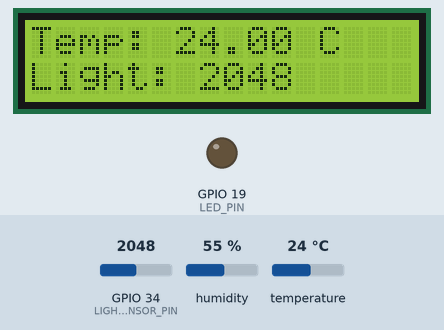
A sketch run on a simulated ESP32. On the bench: 16×2 character LCD, output pins drawn as LEDs (lit = HIGH). Inputs (shaded band) come from the test bench; at power-on: GPIO 34 (LIGHT_SENSOR_PIN) = 2048, temperature 24 °C, humidity 55 %. What the sketch prints to the serial monitor is not drawn.

Above: at 1.2 s.
1.3 s: GPIO 34 (LIGHT_SENSOR_PIN) set to 1041
At 3.4 s:
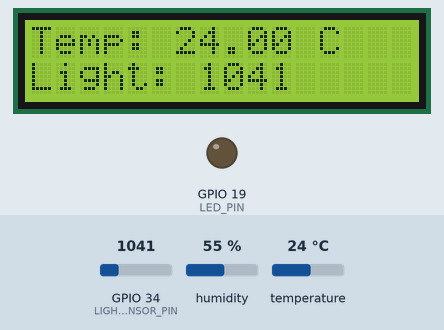
3.6 s: GPIO 34 (LIGHT_SENSOR_PIN) set to 949
At 4.4 s:
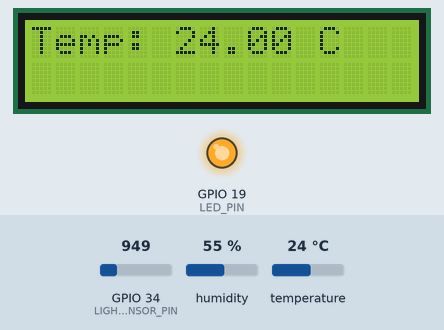
8.5 s: temperature set to 12 °C
At 11.9 s:
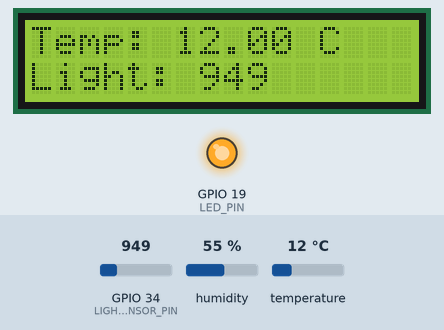
12.5 s: temperature set to 19 °C
At 15.6 s:
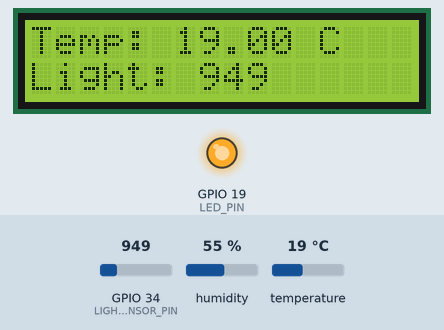
16.5 s: temperature set to 28 °C
At 19.9 s:
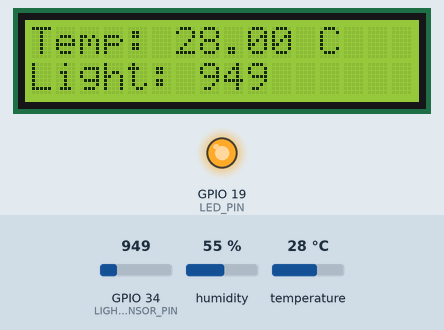
20.5 s: GPIO 34 (LIGHT_SENSOR_PIN) set to 1040
At 22.9 s:
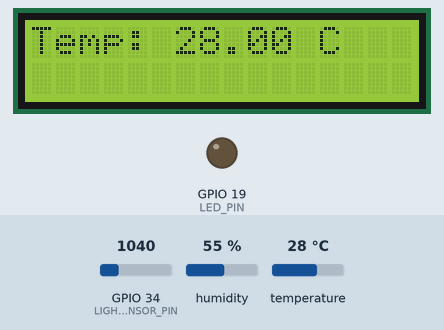
Timing chart, 0 to 24.4 s (numbered marks = the images above; inputs shaded):
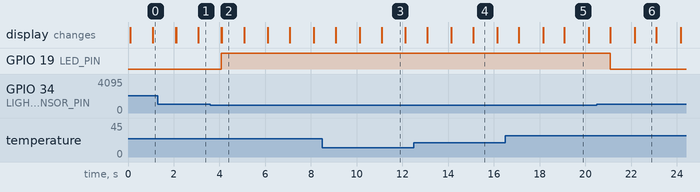

Measured:
- the behaviour switches between 1000 and 999 on GPIO 34 (LIGHT_SENSOR_PIN) (found by bisection; images 1 and 2)
- after the input at 1.3 s, the display: changes after 0.78 s (image 1)
- after the input at 3.6 s, GPIO 19 (LED_PIN): LOW → HIGH after 0.47 s; the display: first changes after 0.48 s (image 2 shows a later state)
- after the input at 8.5 s, the display: first differs from a run without the input after 1.6 s (image 3 shows a later state)
- after the input at 12.5 s, the display: first differs from a run without the input after 1.6 s (image 4 shows a later state)
- after the input at 16.5 s, the display: first differs from a run without the input after 1.6 s (image 5 shows a later state)
- after the input at 20.5 s, GPIO 19 (LED_PIN): HIGH → LOW after 0.58 s; the display: first changes after 0.59 s (image 6 shows a later state)

The sketch:

baitap_freertos_queue_bai_3.ino
```cpp
#include <Arduino.h>
#include <LiquidCrystal_I2C.h>
#include <freertos/FreeRTOS.h>
#include <freertos/task.h>
#include <freertos/queue.h>
#include <DHT.h>

LiquidCrystal_I2C lcd(0x27, 16, 2);

#if CONFIG_FREERTOS_UNICORE
#define ARDUINO_RUNNING_CORE 0
#else
#define ARDUINO_RUNNING_CORE 1
#endif

#define LED_PIN 19
#define DHTPIN 25
#define DHTTYPE DHT22
#define LIGHT_SENSOR_PIN 34 // Chân đọc giá trị cảm biến ánh sáng
#define LIGHT_THRESHOLD 1000 // Ngưỡng ánh sáng dưới mức này sẽ bật đèn

void TaskButton(void *pvParameters);
void TaskReadTemperature(void *pvParameters);
void TaskDisplayTemperature(void *pvParameters);
void TaskLightSensor(void *pvParameters);
void TaskDisplayLightLevel(void *pvParameters);

volatile bool ledToggle = false;
QueueHandle_t temperatureQueue;
QueueHandle_t lightLevelQueue;
DHT dht(DHTPIN, DHTTYPE);

void setup() {
  lcd.init();  // Khởi tạo LCD
  lcd.backlight();

  Serial.begin(115200);

  pinMode(LED_PIN, OUTPUT);
  pinMode(LIGHT_SENSOR_PIN, INPUT);

  dht.begin();

  temperatureQueue = xQueueCreate(5, sizeof(float));
  lightLevelQueue = xQueueCreate(5, sizeof(int));

  xTaskCreatePinnedToCore(
    TaskReadTemperature, // Hàm thực thi Task
    "TaskReadTemperature", // Tên Task
    2048,                // Kích thước stack
    NULL,                // Tham số truyền vào (không có)
    1,                   // Độ ưu tiên của Task
    NULL,                // Handle của Task (không cần)
    ARDUINO_RUNNING_CORE // Chạy trên core chỉ định
  );

  xTaskCreatePinnedToCore(
    TaskDisplayTemperature, // Hàm thực thi Task
    "TaskDisplayTemperature", // Tên Task
    2048,                // Kích thước stack
    NULL,                // Tham số truyền vào (không có)
    1,                   // Độ ưu tiên của Task
    NULL,                // Handle của Task (không cần)
    ARDUINO_RUNNING_CORE // Chạy trên core chỉ định
  );

  xTaskCreatePinnedToCore(
    TaskLightSensor,     // Hàm thực thi Task
    "TaskLightSensor",  // Tên Task
    2048,                // Kích thước stack
    NULL,                // Tham số truyền vào (không có)
    1,                   // Độ ưu tiên của Task
    NULL,                // Handle của Task (không cần)
    ARDUINO_RUNNING_CORE // Chạy trên core chỉ định
  );

  xTaskCreatePinnedToCore(
    TaskDisplayLightLevel, // Hàm thực thi Task
    "TaskDisplayLightLevel", // Tên Task
    2048,                // Kích thước stack
    NULL,                // Tham số truyền vào (không có)
    1,                   // Độ ưu tiên của Task
    NULL,                // Handle của Task (không cần)
    ARDUINO_RUNNING_CORE // Chạy trên core chỉ định
  );
}

void loop() {
  // Không sử dụng loop() vì các Task đã được khởi tạo ở setup()
}

void TaskReadTemperature(void *pvParameters) {
  (void) pvParameters;

  for (;;) {
    float temperature = dht.readTemperature();
    if (!isnan(temperature)) {
      if (xQueueSend(temperatureQueue, &temperature, 0) != pdTRUE) {
        Serial.println("Failed to send temperature to queue");
      } else {
        Serial.print("Temperature sent to queue: ");
        Serial.println(temperature);
      }
    } else {
      Serial.println("Failed to read from DHT sensor");
    }
    vTaskDelay(2000 / portTICK_PERIOD_MS);  // Đọc nhiệt độ mỗi 2 giây
  }
}

void TaskDisplayTemperature(void *pvParameters) {
  (void) pvParameters;
  float receivedTemperature;

  for (;;) {
    if (xQueueReceive(temperatureQueue, &receivedTemperature, portMAX_DELAY) == pdTRUE) {
      lcd.clear();
      lcd.setCursor(0, 0);
      lcd.print("Temp: ");
      lcd.print(receivedTemperature);
      lcd.print(" C");
    }
  }
}

void TaskLightSensor(void *pvParameters) {
  (void) pvParameters;

  for (;;) {
    int lightLevel = analogRead(LIGHT_SENSOR_PIN);
    Serial.print("Light level: ");
    Serial.println(lightLevel);

    if (lightLevel < LIGHT_THRESHOLD) {
      digitalWrite(LED_PIN, HIGH);  // Bật đèn khi ánh sáng dưới ngưỡng
    } else {
      digitalWrite(LED_PIN, LOW);   // Tắt đèn khi ánh sáng trên ngưỡng
    }

    if (xQueueSend(lightLevelQueue, &lightLevel, 0) != pdTRUE) {
      Serial.println("Failed to send light level to queue");
    } else {
      Serial.print("LightLevel sent to queue: ");
      Serial.println(lightLevel);
    }

    vTaskDelay(1000 / portTICK_PERIOD_MS);  // Kiểm tra mức ánh sáng mỗi 1 giây
  }
}

void TaskDisplayLightLevel(void *pvParameters) {
  (void) pvParameters;
  int receivedLightLevel;

  for (;;) {
    if (xQueueReceive(lightLevelQueue, &receivedLightLevel, portMAX_DELAY) == pdTRUE) {
      lcd.setCursor(0, 1);
      lcd.print("Light: ");
      lcd.print(receivedLightLevel);
    }
  }
}
```
